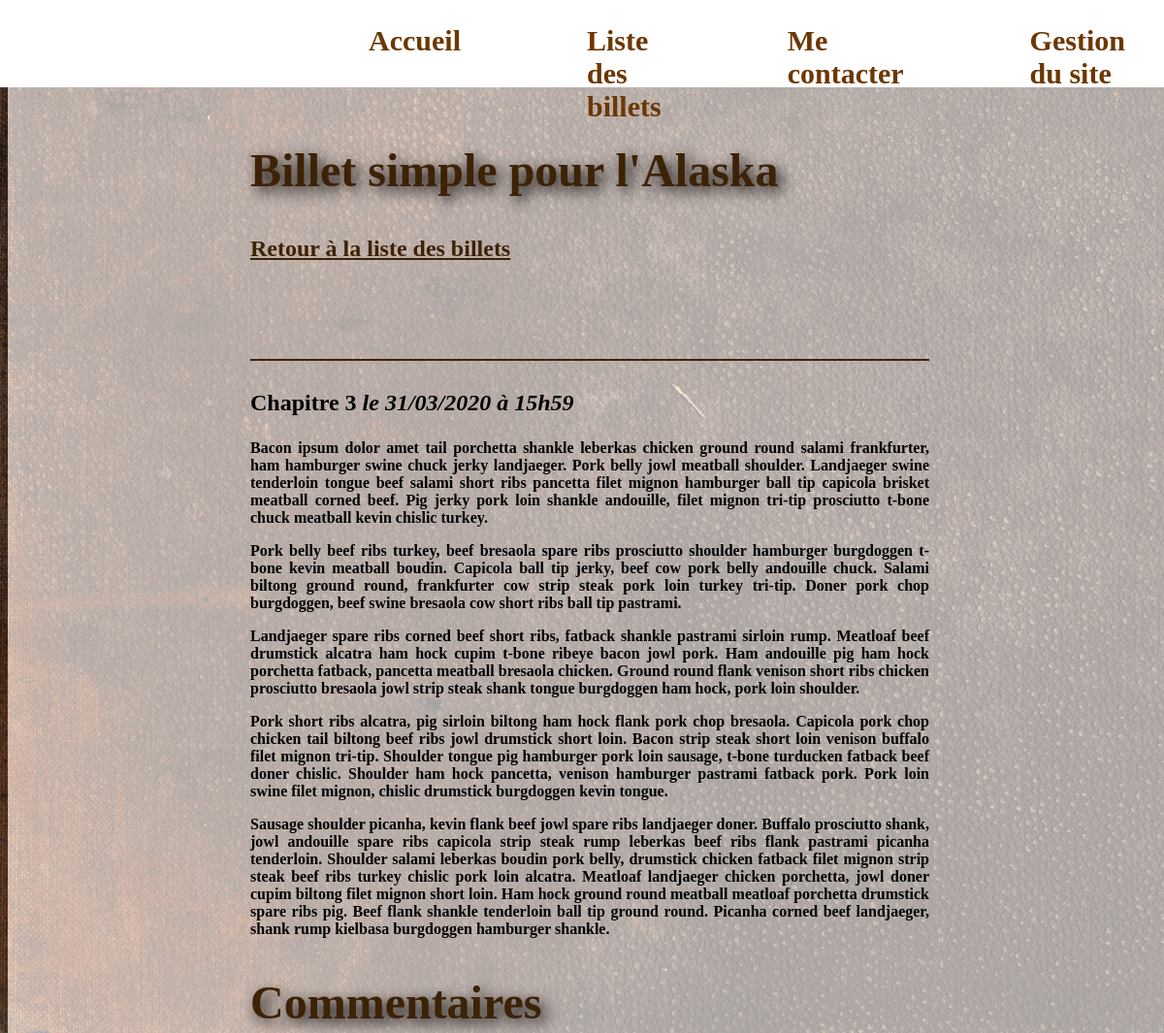
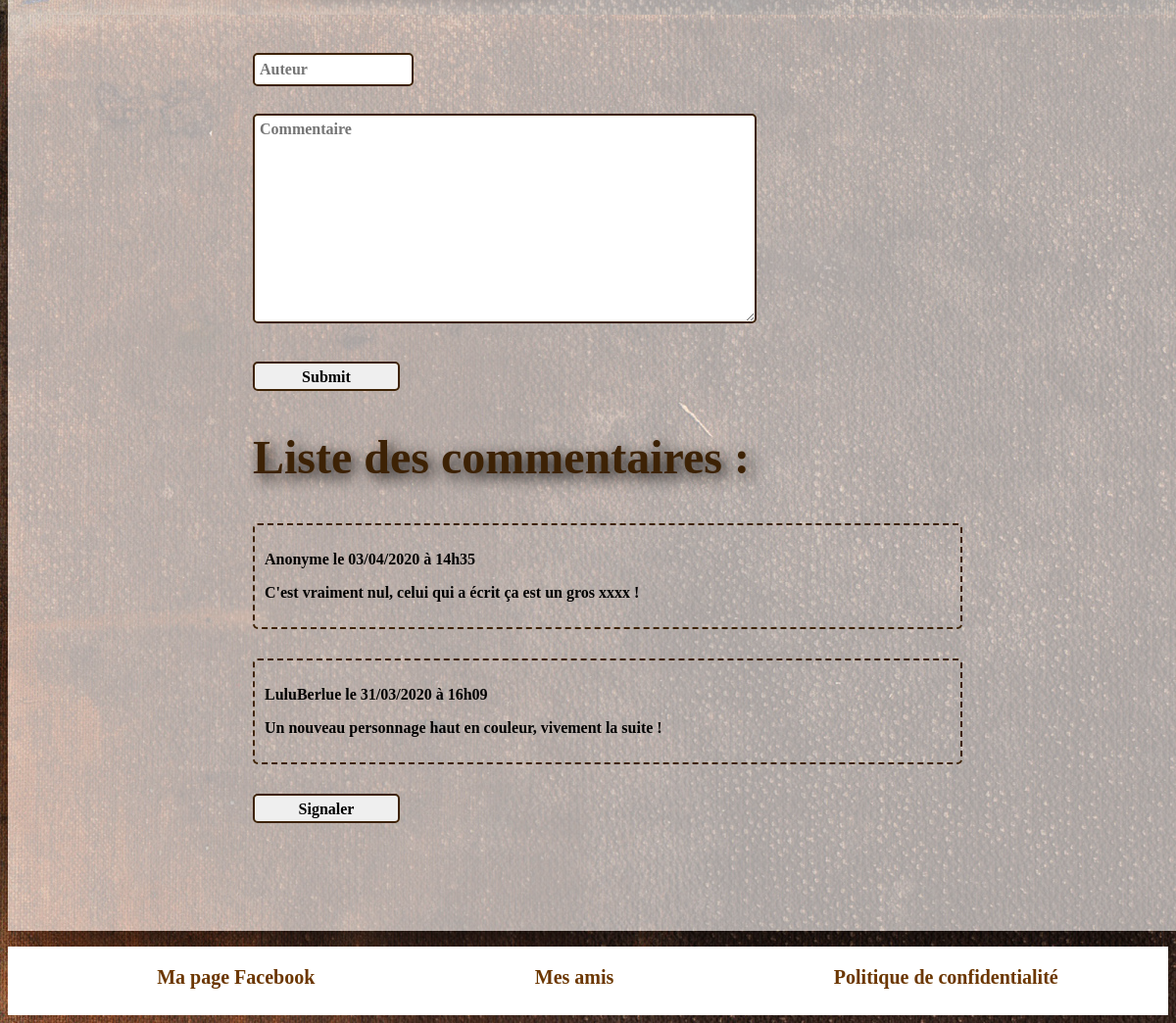
Screenshot of /index.php?action=postView&id=40 with the database file from the repository (2 pictures, top to bottom).
### tables this page shows
CREATE TABLE IF NOT EXISTS `posts` (
  `id` int(11) NOT NULL AUTO_INCREMENT,
  `title` varchar(255) NOT NULL,
  `content` text NOT NULL,
  `creation_date` datetime NOT NULL,
  PRIMARY KEY (`id`)
);

CREATE TABLE IF NOT EXISTS `comments` (
  `id` int(11) NOT NULL AUTO_INCREMENT,
  `post_id` int(11) NOT NULL,
  `author` varchar(255) NOT NULL,
  `comment` text NOT NULL,
  `comment_date` datetime NOT NULL,
  `report` tinyint(1) NOT NULL DEFAULT '0',
  PRIMARY KEY (`id`)
);

### controller/frontend.php (called while the page is built, shortened)
<?php
require_once('model/PostManager.php');
require_once('model/CommentManager.php');
function postView() {
    $postManager = new PostManager();
    $commentManager = new CommentManager();
    $post = $postManager->getPost($_GET['id']);
    $comments = $commentManager->getCommentsByPostId($_GET['id']);
    require('view/frontend/postView.php');
}

### model/PostManager.php (called while the page is built, shortened)
<?php
class PostManager extends Manager
{
    public function getPost($postId) {
        $db = $this->dbConnect();
        $req = $db->prepare('SELECT id, title, content,
        DATE_FORMAT(creation_date, \'%d/%m/%Y à %Hh%i\') AS creation_date_fr
        FROM posts WHERE id = ?');
        $req->execute(array($postId));
        $post = $req->fetch();
        return $post;
    }
}

### model/CommentManager.php (called while the page is built, shortened)
<?php
class CommentManager extends Manager
{
    public function getCommentsByPostId($postId)
    {
        $db = $this->dbConnect();
        $comments = $db->prepare('SELECT id, author, comment, report, DATE_FORMAT(comment_date, \'%d/%m/%Y à %Hh%i\') AS comment_date_fr FROM comments WHERE post_id = ? ORDER BY comment_date DESC');
        $comments->execute(array($postId));
        return $comments;
    }
}

### view/frontend/postView.php (the view, shortened to what this page needs)
<h2>Billet simple pour l'Alaska</h2>
<a class="liens" href="index.php?action=listPosts">Retour à la liste des billets</a>
<div class="newPost">
    <h3>
        <?= htmlspecialchars($post['title']) ?>
        <em>le <?= htmlspecialchars($post['creation_date_fr']) ?></em>
    </h3>
    <?php
    $allowedTags = '<p><strong><em><u><h1><h2><h3><h4><h5><h6><img><li><ol><ul><span><div><br><ins><del>';
    $postContent = strip_tags(stripslashes($post['content']), $allowedTags);
    echo $postContent;
    ?>
</div>
<h2>Commentaires</h2>
<form action="index.php?action=addComment&amp;id=<?= htmlspecialchars($post['id']) ?>" method="post">
    <div>
        <label for="author"></label><br />
        <input type="text" id="author" name="author" placeholder="Auteur" />
    </div>
    <div>
        <label for="comment"></label><br />
        <textarea id="comment" name="comment" placeholder="Commentaire"></textarea>
    </div>
    <div>
        <input class="submit" type="submit" />
    </div>
</form>
<h2>Liste des commentaires :</h2>
<?php while ($comment = $comments->fetch()) { ?>
    <div id="commentaires">
        <p><strong><?= htmlspecialchars($comment['author']) ?></strong> le <?= $comment['comment_date_fr'] ?></p>
        <p><?= nl2br(htmlspecialchars($comment['comment'])) ?></p>
    </div>
    <?php if ($comment['report'] == 0) : ?>
        <form action="index.php?action=reportComment&amp;id=<?= htmlspecialchars($comment['id']) . '&postId=' . htmlspecialchars($post['id']) ?>" method="post">
            <input class="submit" type="submit" value="Signaler" />
        </form>
    <?php endif; ?>
<?php
}
?>
<?php require('template.php'); ?>

### public/css/style.css (style rules this page uses)
h1, h2 { font-family: 'curve'; font-weight: bold; text-shadow: 5px 5px 15px black; }
h2 { font-size: 3em; color: #3D2205; }
body { font-family: 'quicksand'; background-image: url("../images/bg.jpg"); }
body p { font-size: 16px; font-weight: bold; }
.newPost { font-weight: bold; margin-top: 100px; text-align: justify; }
.newPost p { font-size: 16px; }
.newPost h3 { border-top: 2px solid #3D2205; padding-top: 30px; font-size: 1.5em; }
#commentaires { border: 2px dashed #3D2205; border-radius: 5px; width: fit-content; padding: 10px; margin-bottom: 30px; width: 100%; }
input { width: 150px; height: 20px; font-size: 16px; border: 2px solid #3D2205; border-radius: 5px; font-family: 'quicksand'; font-weight: bold; display: flex; flex-direction: column; padding: 5px; margin-bottom: 10px; }
textarea { width: 500px; height: 200px; font-size: 16px; border: 2px solid #3D2205; border-radius: 5px; font-family: 'quicksand'; font-weight: bold; padding: 5px; margin-bottom: 5px; }
.submit { width: 150px; height: 30px; justify-content: center; margin-top: 30px; }
.liens { color: #3D2205; font-size: 1.5em; font-weight: bold; }

### rows the page displays
posts: title "Chapitre 3", content "Bacon ipsum dolor amet tail porchetta shankle leberkas chicken ground round salami frankfurter, ham hamburger swine chuck jerky landjaeger. Pork belly jowl meatball shoulder. Landjaeger swine tenderloin tongue beef salami short ribs pancetta filet mignon hamburger ball tip capicola brisket meatball corned beef. Pig jerky pork loin shankle andouille, filet mignon tri-tip prosciutto t-bone chuck meatball kevin chislic turkey. Pork belly beef ribs turkey, beef bresaola spare ribs prosciutto shoulder hamburger burgdoggen t-bone kevin meatball boudin. Capicola ball tip jerky, beef cow pork belly andouille chuck. Salami biltong ground round, frankfurter cow strip steak pork loin turkey tri-tip.…"
comments: author "Anonyme", comment_date_fr "03/04/2020 à 14h35", comment "C'est vraiment nul, celui qui a écrit ça est un gros xxxx !"
comments: author "LuluBerlue", comment_date_fr "31/03/2020 à 16h09", comment "Un nouveau personnage haut en couleur, vivement la suite !"

### other values shown
$post['creation_date_fr'] "31/03/2020 à 15h59"
